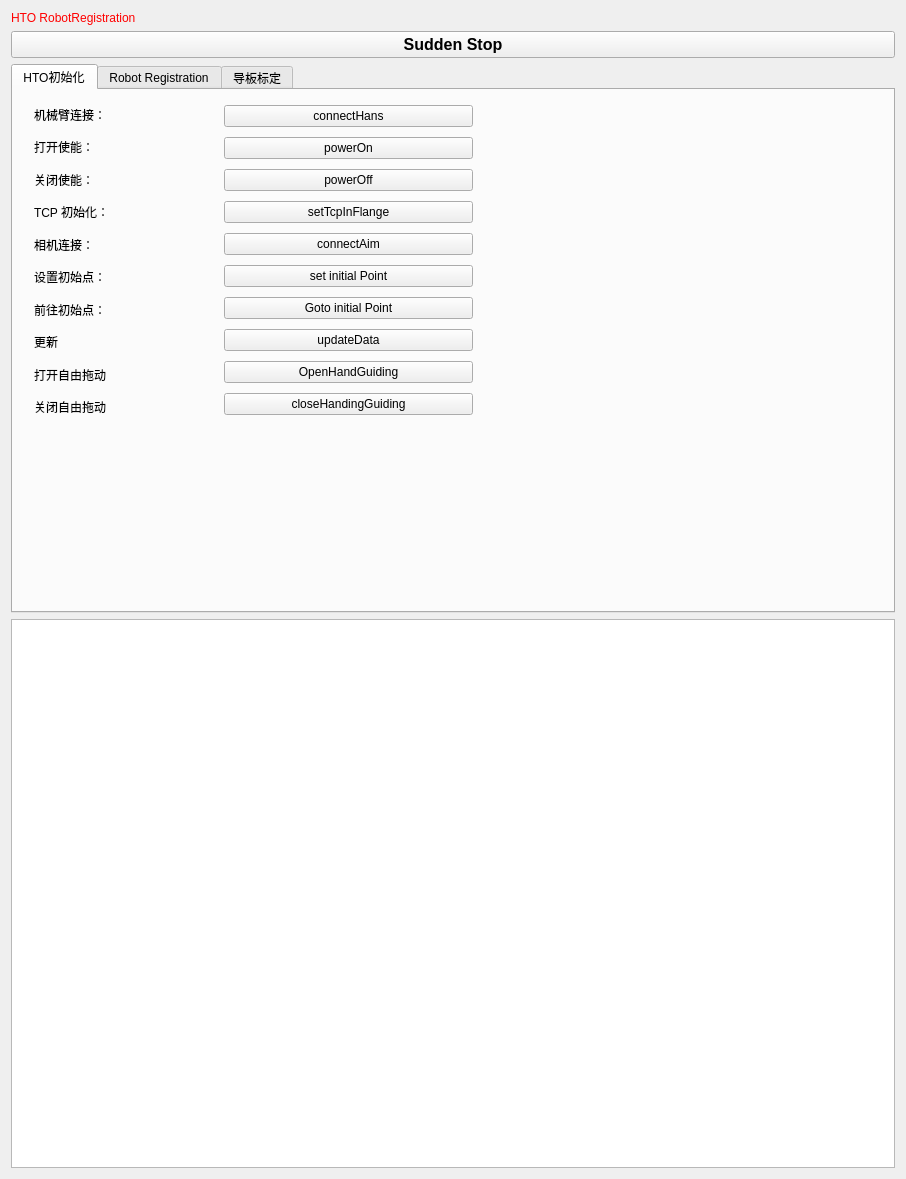
<?xml version="1.0" encoding="UTF-8"?>
<ui version="4.0">
 <class>HTOrobotControls</class>
 <widget class="QWidget" name="HTOrobotControls">
  <property name="geometry">
   <rect>
    <x>0</x>
    <y>0</y>
    <width>906</width>
    <height>1179</height>
   </rect>
  </property>
  <property name="minimumSize">
   <size>
    <width>0</width>
    <height>0</height>
   </size>
  </property>
  <property name="windowTitle">
   <string>QmitkTemplate</string>
  </property>
  <layout class="QVBoxLayout" name="verticalLayout">
   <item>
    <widget class="QLabel" name="labelWarning">
     <property name="styleSheet">
      <string notr="true">QLabel { color: rgb(255, 0, 0) }</string>
     </property>
     <property name="text">
      <string>HTO RobotRegistration</string>
     </property>
    </widget>
   </item>
   <item>
    <widget class="QPushButton" name="pushButton_suddenStop">
     <property name="font">
      <font>
       <pointsize>12</pointsize>
       <weight>75</weight>
       <bold>true</bold>
      </font>
     </property>
     <property name="text">
      <string>Sudden Stop</string>
     </property>
    </widget>
   </item>
   <item>
    <widget class="QTabWidget" name="tabWidget">
     <property name="currentIndex">
      <number>0</number>
     </property>
     <property name="tabBarAutoHide">
      <bool>false</bool>
     </property>
     <widget class="QWidget" name="tab">
      <attribute name="title">
       <string>HTO初始化</string>
      </attribute>
      <widget class="QWidget" name="layoutWidget">
       <property name="geometry">
        <rect>
         <x>200</x>
         <y>0</y>
         <width>271</width>
         <height>345</height>
        </rect>
       </property>
       <layout class="QVBoxLayout" name="verticalLayout_2">
        <item>
         <widget class="QPushButton" name="pushButton_connectHans_2">
          <property name="text">
           <string>connectHans</string>
          </property>
         </widget>
        </item>
        <item>
         <widget class="QPushButton" name="pushButton_powerOn">
          <property name="text">
           <string>powerOn</string>
          </property>
         </widget>
        </item>
        <item>
         <widget class="QPushButton" name="pushButton_powerOff">
          <property name="text">
           <string>powerOff</string>
          </property>
         </widget>
        </item>
        <item>
         <widget class="QPushButton" name="pushButton_setTcpInFlange">
          <property name="text">
           <string>setTcpInFlange</string>
          </property>
         </widget>
        </item>
        <item>
         <widget class="QPushButton" name="pushButton_connectAim">
          <property name="text">
           <string>connectAim</string>
          </property>
         </widget>
        </item>
        <item>
         <widget class="QPushButton" name="pushButton_setinitial">
          <property name="text">
           <string>set initial Point</string>
          </property>
         </widget>
        </item>
        <item>
         <widget class="QPushButton" name="pushButton_gotoinitial">
          <property name="text">
           <string>Goto initial Point</string>
          </property>
         </widget>
        </item>
        <item>
         <widget class="QPushButton" name="pushButton_updateData">
          <property name="text">
           <string>updateData</string>
          </property>
         </widget>
        </item>
        <item>
         <widget class="QPushButton" name="pushButton_openHandGuiding">
          <property name="text">
           <string>OpenHandGuiding</string>
          </property>
         </widget>
        </item>
        <item>
         <widget class="QPushButton" name="pushButton_closeHandGuiding">
          <property name="text">
           <string>closeHandingGuiding</string>
          </property>
         </widget>
        </item>
       </layout>
       <zorder>pushButton_powerOff</zorder>
       <zorder>pushButton_setTcpInFlange</zorder>
       <zorder>pushButton_connectAim</zorder>
       <zorder>pushButton_setinitial</zorder>
       <zorder>pushButton_gotoinitial</zorder>
       <zorder>pushButton_updateData</zorder>
       <zorder>pushButton_openHandGuiding</zorder>
       <zorder>pushButton_closeHandGuiding</zorder>
       <zorder>pushButton_connectHans_2</zorder>
       <zorder>pushButton_powerOn</zorder>
      </widget>
      <widget class="QWidget" name="layoutWidget_2">
       <property name="geometry">
        <rect>
         <x>10</x>
         <y>0</y>
         <width>191</width>
         <height>341</height>
        </rect>
       </property>
       <layout class="QGridLayout" name="gridLayout_3">
        <item row="9" column="0">
         <widget class="QLabel" name="label_15">
          <property name="text">
           <string>关闭自由拖动</string>
          </property>
         </widget>
        </item>
        <item row="4" column="0">
         <widget class="QLabel" name="label_7">
          <property name="text">
           <string>相机连接：</string>
          </property>
         </widget>
        </item>
        <item row="0" column="0">
         <widget class="QLabel" name="label_10">
          <property name="text">
           <string>机械臂连接：</string>
          </property>
         </widget>
        </item>
        <item row="6" column="0">
         <widget class="QLabel" name="label_12">
          <property name="text">
           <string>前往初始点：</string>
          </property>
         </widget>
        </item>
        <item row="3" column="0">
         <widget class="QLabel" name="label_9">
          <property name="text">
           <string>TCP 初始化：</string>
          </property>
         </widget>
        </item>
        <item row="8" column="0">
         <widget class="QLabel" name="label_14">
          <property name="text">
           <string>打开自由拖动</string>
          </property>
         </widget>
        </item>
        <item row="5" column="0">
         <widget class="QLabel" name="label_11">
          <property name="text">
           <string>设置初始点：</string>
          </property>
         </widget>
        </item>
        <item row="1" column="0">
         <widget class="QLabel" name="label_8">
          <property name="text">
           <string>打开使能：</string>
          </property>
         </widget>
        </item>
        <item row="2" column="0">
         <widget class="QLabel" name="label_31">
          <property name="text">
           <string>关闭使能：</string>
          </property>
         </widget>
        </item>
        <item row="7" column="0">
         <widget class="QLabel" name="label_16">
          <property name="text">
           <string>更新</string>
          </property>
         </widget>
        </item>
       </layout>
      </widget>
     </widget>
     <widget class="QWidget" name="tab_2">
      <attribute name="title">
       <string>Robot Registration</string>
      </attribute>
      <widget class="QLabel" name="label_6">
       <property name="geometry">
        <rect>
         <x>139</x>
         <y>199</y>
         <width>31</width>
         <height>31</height>
        </rect>
       </property>
       <property name="text">
        <string>/10</string>
       </property>
      </widget>
      <widget class="QPushButton" name="pushButton_captureRobot">
       <property name="geometry">
        <rect>
         <x>169</x>
         <y>199</y>
         <width>181</width>
         <height>31</height>
        </rect>
       </property>
       <property name="text">
        <string>机械臂捕获</string>
       </property>
      </widget>
      <widget class="QWidget" name="layoutWidget_4">
       <property name="geometry">
        <rect>
         <x>148</x>
         <y>259</y>
         <width>201</width>
         <height>131</height>
        </rect>
       </property>
       <layout class="QVBoxLayout" name="verticalLayout_3">
        <item>
         <widget class="QPushButton" name="pushButton_replaceMatrix">
          <property name="text">
           <string>replace registration</string>
          </property>
         </widget>
        </item>
        <item>
         <widget class="QPushButton" name="pushButton_saveMatrix">
          <property name="text">
           <string>Save registration</string>
          </property>
         </widget>
        </item>
        <item>
         <widget class="QPushButton" name="pushButton_reuseMatrix">
          <property name="text">
           <string>resue registration</string>
          </property>
         </widget>
        </item>
       </layout>
      </widget>
      <widget class="QLineEdit" name="lineEdit_HansCapture">
       <property name="geometry">
        <rect>
         <x>19</x>
         <y>199</y>
         <width>111</width>
         <height>31</height>
        </rect>
       </property>
       <property name="layoutDirection">
        <enum>Qt::LeftToRight</enum>
       </property>
       <property name="text">
        <string>0</string>
       </property>
      </widget>
      <widget class="QWidget" name="layoutWidget_3">
       <property name="geometry">
        <rect>
         <x>159</x>
         <y>0</y>
         <width>191</width>
         <height>191</height>
        </rect>
       </property>
       <layout class="QVBoxLayout" name="verticalLayout_5">
        <item>
         <widget class="QComboBox" name="comboBox_robotMoveType">
          <item>
           <property name="text">
            <string>TCP</string>
           </property>
          </item>
          <item>
           <property name="text">
            <string>Robot base</string>
           </property>
          </item>
         </widget>
        </item>
        <item>
         <widget class="QPushButton" name="pushButton_3">
          <property name="text">
           <string>tool</string>
          </property>
         </widget>
        </item>
        <item>
         <widget class="QPushButton" name="pushButton_setTcpToflange">
          <property name="text">
           <string>set TCP to flange</string>
          </property>
         </widget>
        </item>
        <item>
         <widget class="QPushButton" name="pushButton_setInitialPoint">
          <property name="text">
           <string>set Initial Point</string>
          </property>
         </widget>
        </item>
        <item>
         <widget class="QPushButton" name="pushButton_GotoInitialPoint">
          <property name="text">
           <string>Goto Initial Point</string>
          </property>
         </widget>
        </item>
       </layout>
      </widget>
      <widget class="QLabel" name="label_22">
       <property name="geometry">
        <rect>
         <x>19</x>
         <y>229</y>
         <width>351</width>
         <height>31</height>
        </rect>
       </property>
       <property name="font">
        <font>
         <pointsize>9</pointsize>
         <weight>50</weight>
         <bold>false</bold>
        </font>
       </property>
       <property name="text">
        <string>注意：前五个点进行平移，后五个点进行旋转。</string>
       </property>
      </widget>
      <widget class="QWidget" name="layoutWidget_5">
       <property name="geometry">
        <rect>
         <x>20</x>
         <y>0</y>
         <width>164</width>
         <height>191</height>
        </rect>
       </property>
       <layout class="QVBoxLayout" name="verticalLayout_6">
        <item>
         <widget class="QLabel" name="label_24">
          <property name="text">
           <string>Move relative to:</string>
          </property>
         </widget>
        </item>
        <item>
         <widget class="QLabel" name="label_5">
          <property name="text">
           <string>运动坐标系</string>
          </property>
         </widget>
        </item>
        <item>
         <widget class="QLabel" name="label_4">
          <property name="text">
           <string>TCP初始化</string>
          </property>
         </widget>
        </item>
        <item>
         <widget class="QLabel" name="label_2">
          <property name="text">
           <string>设置初始点</string>
          </property>
         </widget>
        </item>
        <item>
         <widget class="QLabel" name="label_3">
          <property name="text">
           <string>前往初始点</string>
          </property>
         </widget>
        </item>
       </layout>
      </widget>
      <widget class="QWidget" name="layoutWidget_6">
       <property name="geometry">
        <rect>
         <x>20</x>
         <y>260</y>
         <width>135</width>
         <height>131</height>
        </rect>
       </property>
       <layout class="QVBoxLayout" name="verticalLayout_4">
        <item>
         <widget class="QLabel" name="label_13">
          <property name="text">
           <string>重置配准矩阵：</string>
          </property>
         </widget>
        </item>
        <item>
         <widget class="QLabel" name="label_20">
          <property name="text">
           <string>保存配准矩阵：</string>
          </property>
         </widget>
        </item>
        <item>
         <widget class="QLabel" name="label_21">
          <property name="text">
           <string>复用之前结果：</string>
          </property>
         </widget>
        </item>
       </layout>
      </widget>
      <widget class="QLabel" name="label_17">
       <property name="geometry">
        <rect>
         <x>360</x>
         <y>30</y>
         <width>71</width>
         <height>23</height>
        </rect>
       </property>
       <property name="font">
        <font>
         <pointsize>11</pointsize>
         <weight>75</weight>
         <bold>true</bold>
        </font>
       </property>
       <property name="layoutDirection">
        <enum>Qt::LeftToRight</enum>
       </property>
       <property name="text">
        <string>平移 =</string>
       </property>
      </widget>
      <widget class="QLabel" name="label_34">
       <property name="geometry">
        <rect>
         <x>800</x>
         <y>30</y>
         <width>41</width>
         <height>23</height>
        </rect>
       </property>
       <property name="font">
        <font>
         <pointsize>11</pointsize>
         <weight>75</weight>
         <bold>true</bold>
        </font>
       </property>
       <property name="text">
        <string>(°)</string>
       </property>
      </widget>
      <widget class="QLabel" name="label_18">
       <property name="geometry">
        <rect>
         <x>370</x>
         <y>0</y>
         <width>171</width>
         <height>21</height>
        </rect>
       </property>
       <property name="font">
        <font>
         <pointsize>11</pointsize>
         <weight>75</weight>
         <bold>true</bold>
        </font>
       </property>
       <property name="text">
        <string>机械臂运动控制</string>
       </property>
      </widget>
      <widget class="QLabel" name="label_36">
       <property name="geometry">
        <rect>
         <x>610</x>
         <y>30</y>
         <width>71</width>
         <height>23</height>
        </rect>
       </property>
       <property name="font">
        <font>
         <pointsize>11</pointsize>
         <weight>75</weight>
         <bold>true</bold>
        </font>
       </property>
       <property name="layoutDirection">
        <enum>Qt::LeftToRight</enum>
       </property>
       <property name="text">
        <string>角度 =</string>
       </property>
      </widget>
      <widget class="QLineEdit" name="lineEdit_intuitiveValue_2">
       <property name="geometry">
        <rect>
         <x>440</x>
         <y>30</y>
         <width>101</width>
         <height>31</height>
        </rect>
       </property>
       <property name="font">
        <font>
         <pointsize>11</pointsize>
         <weight>75</weight>
         <bold>true</bold>
        </font>
       </property>
       <property name="layoutDirection">
        <enum>Qt::RightToLeft</enum>
       </property>
       <property name="text">
        <string>50</string>
       </property>
      </widget>
      <widget class="QWidget" name="layoutWidget_7">
       <property name="geometry">
        <rect>
         <x>360</x>
         <y>50</y>
         <width>501</width>
         <height>181</height>
        </rect>
       </property>
       <layout class="QGridLayout" name="gridLayout_15">
        <item row="3" column="4">
         <widget class="QPushButton" name="pushButton_ryp_2">
          <property name="text">
           <string>RY+</string>
          </property>
         </widget>
        </item>
        <item row="3" column="5">
         <widget class="QPushButton" name="pushButton_rym_2">
          <property name="text">
           <string>RY-</string>
          </property>
         </widget>
        </item>
        <item row="3" column="3">
         <widget class="QPushButton" name="pushButton_ym_2">
          <property name="text">
           <string>Y-</string>
          </property>
         </widget>
        </item>
        <item row="1" column="5">
         <widget class="QPushButton" name="pushButton_rxm_2">
          <property name="text">
           <string>RX-</string>
          </property>
         </widget>
        </item>
        <item row="1" column="4">
         <widget class="QPushButton" name="pushButton_rxp_2">
          <property name="text">
           <string>RX+</string>
          </property>
         </widget>
        </item>
        <item row="3" column="2">
         <widget class="QPushButton" name="pushButton_yp_2">
          <property name="text">
           <string>Y+</string>
          </property>
         </widget>
        </item>
        <item row="4" column="5">
         <widget class="QPushButton" name="pushButton_rzm_2">
          <property name="text">
           <string>RZ-</string>
          </property>
         </widget>
        </item>
        <item row="4" column="2">
         <widget class="QPushButton" name="pushButton_zp_2">
          <property name="text">
           <string>Z+</string>
          </property>
         </widget>
        </item>
        <item row="4" column="3">
         <widget class="QPushButton" name="pushButton_zm_2">
          <property name="text">
           <string>Z-</string>
          </property>
         </widget>
        </item>
        <item row="1" column="2">
         <widget class="QPushButton" name="pushButton_xp_2">
          <property name="text">
           <string>X+</string>
          </property>
         </widget>
        </item>
        <item row="4" column="4">
         <widget class="QPushButton" name="pushButton_rzp_2">
          <property name="text">
           <string>RZ+</string>
          </property>
         </widget>
        </item>
        <item row="1" column="3">
         <widget class="QPushButton" name="pushButton_xm_2">
          <property name="text">
           <string>X-</string>
          </property>
         </widget>
        </item>
       </layout>
      </widget>
      <widget class="QLabel" name="label_19">
       <property name="geometry">
        <rect>
         <x>550</x>
         <y>30</y>
         <width>41</width>
         <height>23</height>
        </rect>
       </property>
       <property name="font">
        <font>
         <pointsize>11</pointsize>
         <weight>75</weight>
         <bold>true</bold>
        </font>
       </property>
       <property name="text">
        <string>(mm )</string>
       </property>
      </widget>
      <widget class="QLineEdit" name="lineEdit_intuitiveValue_5">
       <property name="geometry">
        <rect>
         <x>680</x>
         <y>30</y>
         <width>101</width>
         <height>31</height>
        </rect>
       </property>
       <property name="font">
        <font>
         <pointsize>11</pointsize>
         <weight>75</weight>
         <bold>true</bold>
        </font>
       </property>
       <property name="layoutDirection">
        <enum>Qt::RightToLeft</enum>
       </property>
       <property name="text">
        <string>15</string>
       </property>
      </widget>
      <widget class="QLabel" name="label_26">
       <property name="geometry">
        <rect>
         <x>640</x>
         <y>250</y>
         <width>241</width>
         <height>32</height>
        </rect>
       </property>
       <property name="text">
        <string>打印矩阵信息</string>
       </property>
      </widget>
      <widget class="QPushButton" name="pushButton_printMatrix">
       <property name="geometry">
        <rect>
         <x>410</x>
         <y>250</y>
         <width>201</width>
         <height>28</height>
        </rect>
       </property>
       <property name="text">
        <string>Print Matrix</string>
       </property>
      </widget>
      <zorder>label_6</zorder>
      <zorder>pushButton_captureRobot</zorder>
      <zorder>layoutWidget_4</zorder>
      <zorder>lineEdit_HansCapture</zorder>
      <zorder>layoutWidget_3</zorder>
      <zorder>label_22</zorder>
      <zorder>layoutWidget_5</zorder>
      <zorder>layoutWidget_6</zorder>
      <zorder>label_17</zorder>
      <zorder>label_34</zorder>
      <zorder>label_18</zorder>
      <zorder>label_36</zorder>
      <zorder>layoutWidget_7</zorder>
      <zorder>label_19</zorder>
      <zorder>lineEdit_intuitiveValue_5</zorder>
      <zorder>lineEdit_intuitiveValue_2</zorder>
      <zorder>label_26</zorder>
      <zorder>pushButton_printMatrix</zorder>
     </widget>
     <widget class="QWidget" name="tab_3">
      <attribute name="title">
       <string>导板标定</string>
      </attribute>
      <widget class="QPushButton" name="CalculateGuiderTCPOneBtn">
       <property name="geometry">
        <rect>
         <x>70</x>
         <y>350</y>
         <width>261</width>
         <height>28</height>
        </rect>
       </property>
       <property name="text">
        <string>计算TCP</string>
       </property>
      </widget>
      <widget class="QPushButton" name="pushButton_cailbration">
       <property name="geometry">
        <rect>
         <x>290</x>
         <y>17</y>
         <width>221</width>
         <height>41</height>
        </rect>
       </property>
       <property name="text">
        <string>截骨导板标定</string>
       </property>
      </widget>
      <widget class="QLabel" name="label_25">
       <property name="geometry">
        <rect>
         <x>40</x>
         <y>20</y>
         <width>241</width>
         <height>32</height>
        </rect>
       </property>
       <property name="text">
        <string>Osteotomy guide calibration</string>
       </property>
      </widget>
      <widget class="QLineEdit" name="ProbeEndOneCountLineEdit">
       <property name="geometry">
        <rect>
         <x>20</x>
         <y>190</y>
         <width>113</width>
         <height>31</height>
        </rect>
       </property>
       <property name="layoutDirection">
        <enum>Qt::RightToLeft</enum>
       </property>
       <property name="text">
        <string>0</string>
       </property>
      </widget>
      <widget class="QLabel" name="label_28">
       <property name="geometry">
        <rect>
         <x>140</x>
         <y>190</y>
         <width>131</width>
         <height>32</height>
        </rect>
       </property>
       <property name="text">
        <string>探针采集次数(/3)</string>
       </property>
      </widget>
      <widget class="QPushButton" name="GetProbeEndPosOneBtn">
       <property name="geometry">
        <rect>
         <x>270</x>
         <y>190</y>
         <width>171</width>
         <height>28</height>
        </rect>
       </property>
       <property name="text">
        <string>获取探针末端位置</string>
       </property>
      </widget>
      <widget class="QPushButton" name="GetGuiderOriginPosBtn">
       <property name="geometry">
        <rect>
         <x>70</x>
         <y>300</y>
         <width>261</width>
         <height>28</height>
        </rect>
       </property>
       <property name="text">
        <string>获取原点位置</string>
       </property>
      </widget>
      <widget class="QPushButton" name="ResetProbeEndPosOneBtn">
       <property name="geometry">
        <rect>
         <x>70</x>
         <y>250</y>
         <width>261</width>
         <height>28</height>
        </rect>
       </property>
       <property name="text">
        <string>重置探针末端位置</string>
       </property>
      </widget>
      <widget class="QPushButton" name="pushButton_StartDisplayTCPAxesActor">
       <property name="geometry">
        <rect>
         <x>70</x>
         <y>410</y>
         <width>261</width>
         <height>28</height>
        </rect>
       </property>
       <property name="text">
        <string>显示坐标系</string>
       </property>
      </widget>
      <widget class="QLineEdit" name="ProbeEndTwoCountLineEdit">
       <property name="geometry">
        <rect>
         <x>660</x>
         <y>150</y>
         <width>113</width>
         <height>31</height>
        </rect>
       </property>
       <property name="layoutDirection">
        <enum>Qt::RightToLeft</enum>
       </property>
       <property name="text">
        <string>0</string>
       </property>
      </widget>
     </widget>
    </widget>
   </item>
   <item>
    <widget class="QTextBrowser" name="textBrowser_HTO"/>
   </item>
  </layout>
  <zorder>labelWarning</zorder>
  <zorder>textBrowser_HTO</zorder>
  <zorder>pushButton_suddenStop</zorder>
  <zorder>tabWidget</zorder>
 </widget>
 <layoutdefault spacing="6" margin="11"/>
 <resources/>
 <connections/>
</ui>
